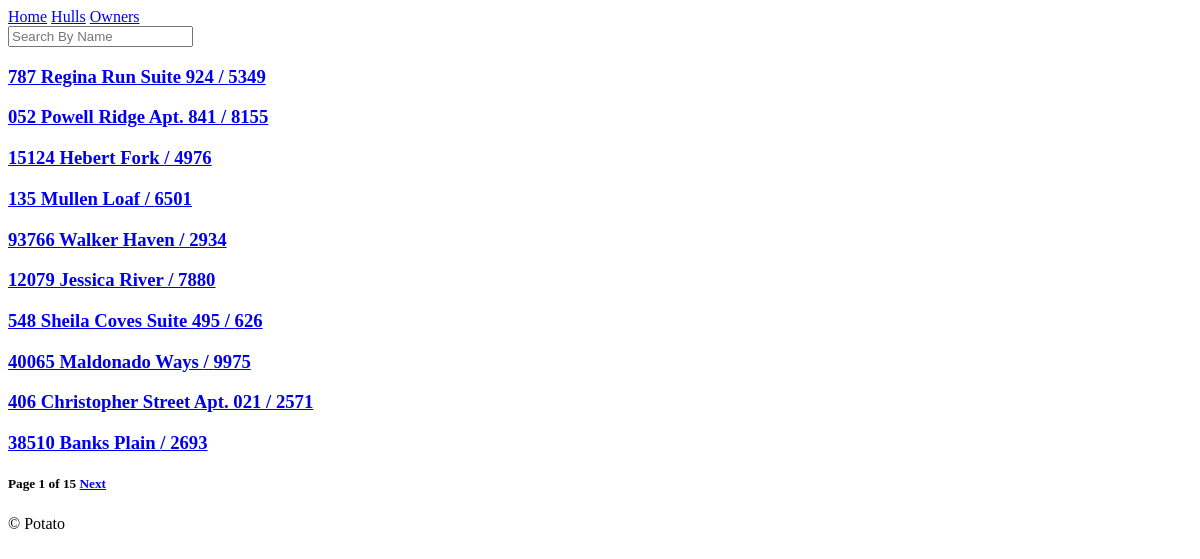
Before: /hulls/ with the older database file.
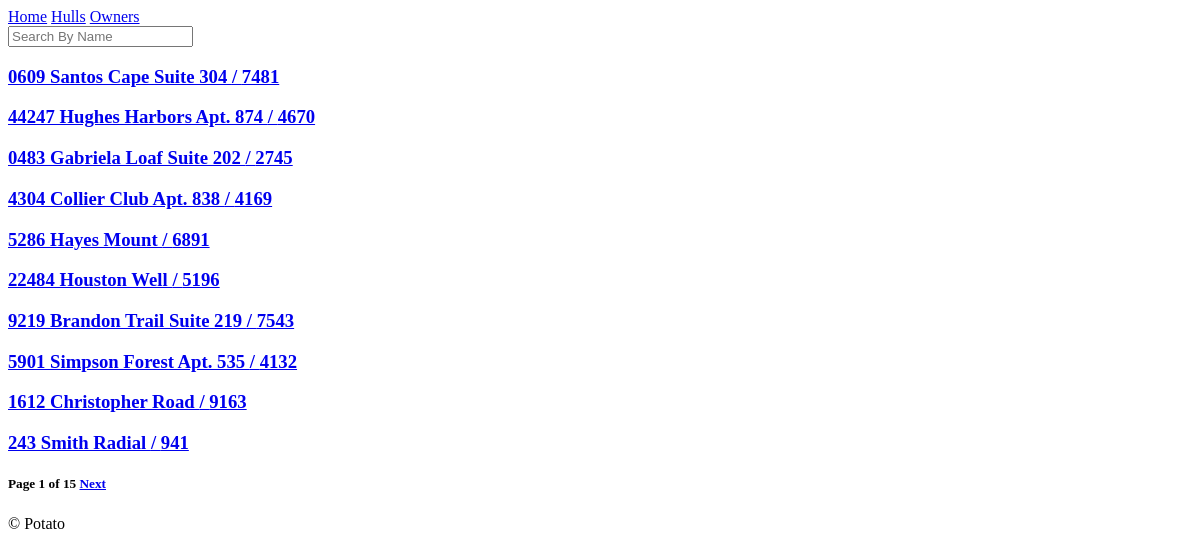
After: the same page with the newer database file.
### hulls/models.py (models this page shows, shortened)
class Hull(core_models.TimeStampedModel):
    name = models.CharField(max_length=140)
    no = models.IntegerField()
    country = CountryField()
    description = models.TextField()
    price = models.IntegerField()
    delivery_date = models.DateField()
    owner = models.ForeignKey(
        "owners.Owner", on_delete=models.CASCADE, related_name="hulls"
    )
    class Meta:
        ordering = ["-pk"]

### hulls/views.py (the view)
class HullList(ListView):
    model = Hull
    paginate_by = 10
    paginate_orphans = 5
    ordering = "created"
    context_object_name = "hulls"

### templates/hulls/hull_list.html (shortened to what this page needs)
{% extends "base.html" %}
{% block content %}
<form method="get" action="{% url "hulls_tmplt:search" %}">
    <input name="name" placeholder="Search By Name" />
</form>
{% for hull in hulls  %}
<h3>
    <a href="{% url "hulls_tmplt:detail" hull.pk %}">
        {{hull.name}} / {{hull.no}}
    </a>
</h3>
{% endfor %}
<h5>
    Page {{page_obj.number}} of {{page_obj.paginator.num_pages}}
    {% if page_obj.has_next  %}
    <a href="?page={{page_obj.next_page_number}}">Next</a>
    {% endif %}
</h5>
{% endblock content %}

Changed rows visible on the page:
no longer on this page (row edited): Hull: name "787 Regina Run Suite 924", no "5349"
no longer on this page (row edited): Hull: name "052 Powell Ridge Apt. 841", no "8155"
no longer on this page (row edited): Hull: name "15124 Hebert Fork", no "4976"
no longer on this page (row edited): Hull: name "135 Mullen Loaf", no "6501"
no longer on this page (row edited): Hull: name "93766 Walker Haven", no "2934"
no longer on this page (row edited): Hull: name "12079 Jessica River", no "7880"
no longer on this page (row edited): Hull: name "548 Sheila Coves Suite 495", no "626"
no longer on this page (row edited): Hull: name "40065 Maldonado Ways", no "9975"
no longer on this page (row edited): Hull: name "406 Christopher Street Apt. 021", no "2571"
no longer on this page (row edited): Hull: name "38510 Banks Plain", no "2693"
now on this page (row edited): Hull: name "0609 Santos Cape Suite 304", no "7481"
now on this page (row edited): Hull: name "44247 Hughes Harbors Apt. 874", no "4670"
now on this page (row edited): Hull: name "0483 Gabriela Loaf Suite 202", no "2745"
now on this page (row edited): Hull: name "4304 Collier Club Apt. 838", no "4169"
now on this page (row edited): Hull: name "5286 Hayes Mount", no "6891"
now on this page (row edited): Hull: name "22484 Houston Well", no "5196"
now on this page (row edited): Hull: name "9219 Brandon Trail Suite 219", no "7543"
now on this page (row edited): Hull: name "5901 Simpson Forest Apt. 535", no "4132"
now on this page (row edited): Hull: name "1612 Christopher Road", no "9163"
now on this page (row edited): Hull: name "243 Smith Radial", no "941"
